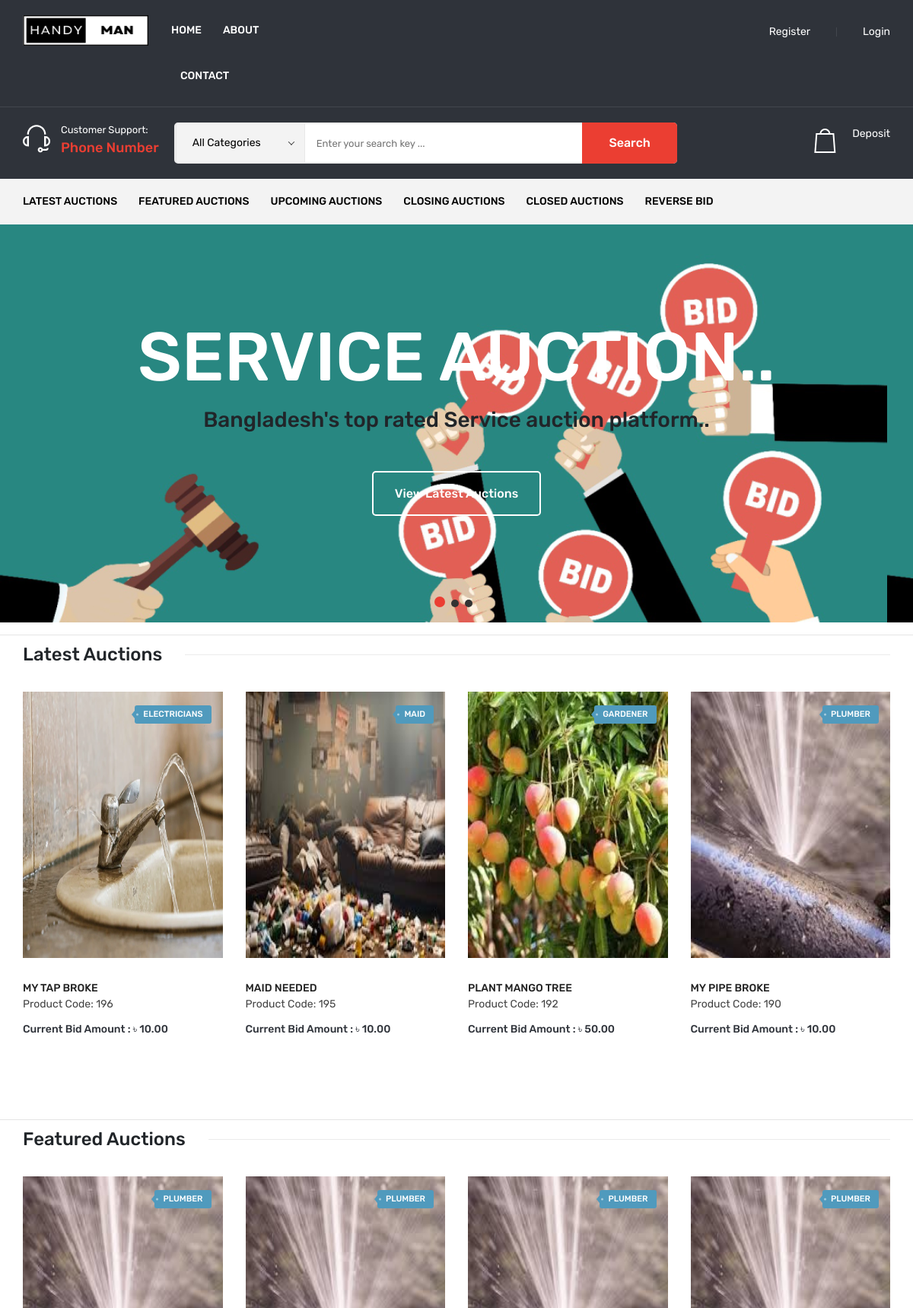
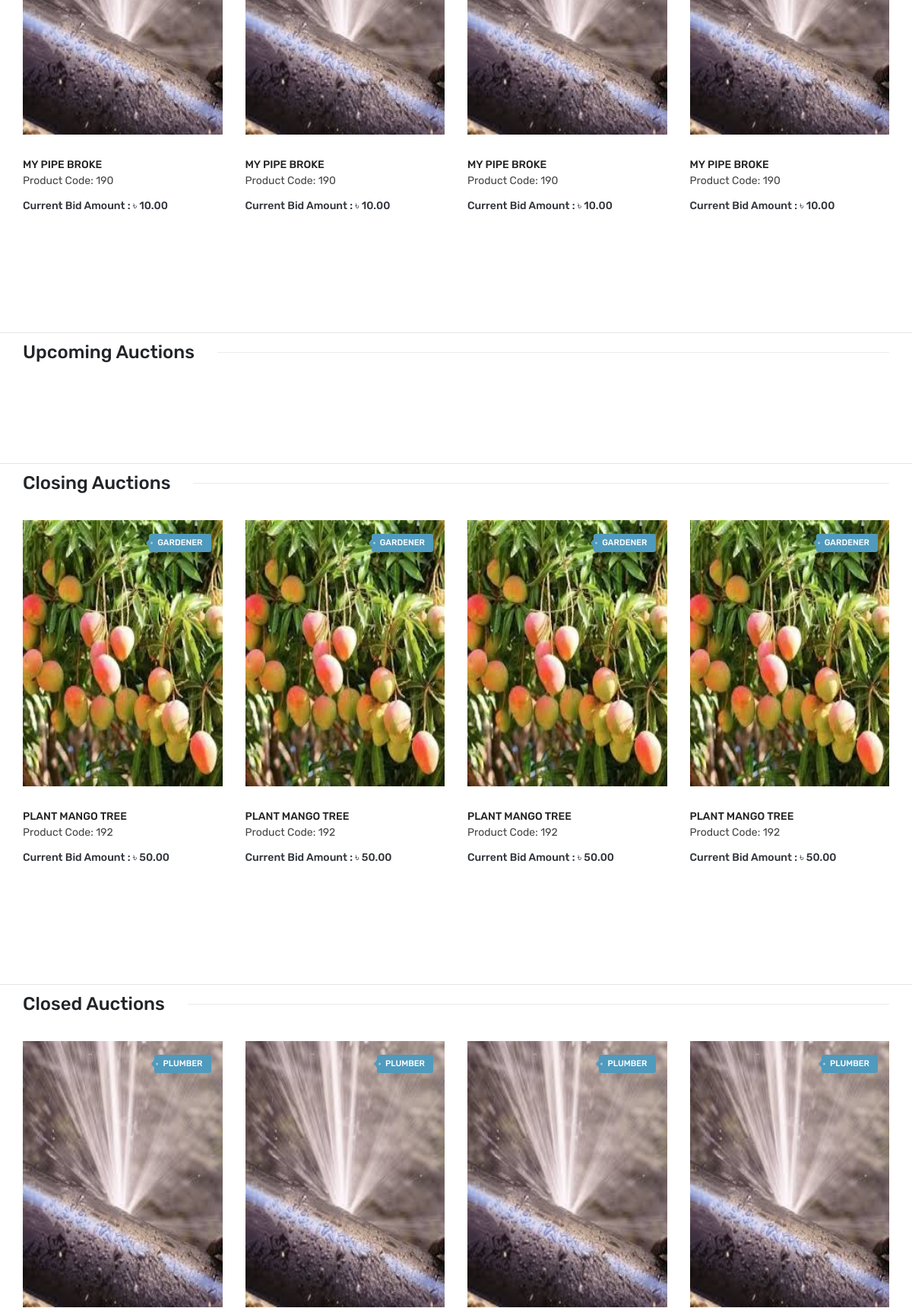
The page / (upper part) on the database its author committed (2 pictures, top to bottom).
### tables this page shows
CREATE TABLE `product` (
  `product_id` int(10) NOT NULL,
  `customer_id` int(10) NOT NULL,
  `product_name` varchar(50) NOT NULL,
  `category_id` int(10) NOT NULL,
  `product_description` text NOT NULL,
  `starting_bid` float(10,2) NOT NULL,
  `ending_bid` float(10,2) NOT NULL,
  `start_date_time` datetime NOT NULL,
  `end_date_time` datetime NOT NULL,
  `product_cost` float(10,2) NOT NULL,
  `product_image` text NOT NULL,
  `product_warranty` varchar(100) NOT NULL,
  `product_delivery` text NOT NULL,
  `company_name` varchar(100) NOT NULL,
  `status` varchar(10) NOT NULL
);

CREATE TABLE `category` (
  `category_id` int(10) NOT NULL,
  `category_name` varchar(50) NOT NULL,
  `category_icon` varchar(100) NOT NULL,
  `description` text NOT NULL,
  `status` varchar(10) NOT NULL
);

### index.php (the view, shortened to what this page needs)
<?php
include("header.php");
?>
<hr>
            <div class="product-area pb-95">
                <div class="container-fluid">
                    <div class="row">
                        <div class="col">
                            <div class="row">
                                <div class="col">
                                    <div class="section-title-3">
                                        <h2>Latest Auctions</h2>
                                    </div>
                                </div>
                            </div>
                            <div class="row">
                                <div class="col">
                                    <div class="tab-content">
                                        <div id="for-men" class="tab-pane active show" role="tabpanel">
                                            <div class="row">
                                                <div class="product-active-3 owl-carousel">
<?php
			$sqlproduct = "select product.*,category.category_name from product LEFT JOIN category on product.category_id=category.category_id WHERE product.status='Active' AND product.customer_id!='0' AND product.customer_id!='0' AND start_date_time<='$dttim' order by product.product_id DESC limit 0,4";
			$qsqlproduct = mysqli_query($con,$sqlproduct);
			while($rsproduct = mysqli_fetch_array($qsqlproduct))
			{
				$productimg = unserialize($rsproduct['product_image']);
				if(empty($productimg[0])){
					$imgname = "images/noimage.gif";
				} else if(file_exists("imgproduct/".$productimg[0])) {
					$imgname = "imgproduct/".$productimg[0];
				} else {
					$imgname = "images/noimage.gif";
				}
?>
<div class="col">
	<div class="single-product-wrap">
		<div class="product-image box"  style="height:350px;width:100%;">
			<a href="single.php?productid=<?php echo $rsproduct[0]; ?>">
				<img class="primary-image" src="<?php echo $imgname; ?>" alt=""  style="width:100%; height:100%">
			</a>
			<div class="label-product"><?php echo $rsproduct['category_name']; ?></div>
		</div>
		<div class="product_desc">
			<div class="product_desc_info">
				<h4><a class="product_name" href="single.php?productid=<?php echo $rsproduct[0]; ?>"><?php echo $rsproduct['product_name']; ?></a></h4>
		<div class="manufacturer"><a href="single.php?productid=<?php echo $rsproduct[0]; ?>">Product Code: <?php echo $rsproduct['product_id']; ?></a></div>
				<div class="price-box">
					<span class="new-price">Current Bid Amount : <?php echo $currencysymbol; ?><?php
					if($rsproduct['ending_bid'] > $rsproduct['starting_bid'])
					{
					echo $rsproduct['ending_bid'];
					}
					else
					{
					echo $rsproduct['starting_bid'];
					}
					?></span>
				</div>
			</div>
		</div>
	</div>
</div>
			<?php
			}
			?>
												</div>
                                            </div>
                                        </div>
									</div>
                                </div>
                            </div>
                        </div>
                    </div>
                </div>
            </div>
			<hr>
            <div class="product-area pb-95">
                <div class="container-fluid">
                    <div class="row">
                        <div class="col">
                            <div class="row">
                                <div class="col">
                                    <div class="section-title-3">
                                        <h2>Featured Auctions</h2>
                                    </div>
                                </div>
                            </div>
                            <div class="row">
                                <div class="col">
                                    <div class="tab-content">
                                        <div id="for-men" class="tab-pane active show" role="tabpanel">
                                            <div class="row">
                                                <div class="product-active-3 owl-carousel">
	?><?php
			$sqlproduct = "select product.*,category.category_name from product LEFT JOIN category on product.category_id=category.category_id WHERE product.status='Active' AND product.customer_id!='0' AND end_date_time<'$dttim' order by product.product_id ASC limit 0,4";
			$qsqlproduct = mysqli_query($con,$sqlproduct);
			while($rsproduct = mysqli_fetch_array($qsqlproduct))
			{
				$productimg = unserialize($rsproduct['product_image']);
				if(empty($productimg[0])){
					$imgname = "images/noimage.gif";
				} else if(file_exists("imgproduct/".$productimg[0])) {
					$imgname = "imgproduct/".$productimg[0];
				} else {
					$imgname = "images/noimage.gif";
				}
?>
<div class="col">
	<div class="single-product-wrap">
		<div class="product-image box"  style="height:350px;width:100%;">
			<a href="single.php?productid=<?php echo $rsproduct[0]; ?>">
				<img class="primary-image" src="<?php echo $imgname; ?>" alt=""  style="width:100%; height:100%">
			</a>
			<div class="label-product"><?php echo $rsproduct['category_name']; ?></div>
		</div>
		<div class="product_desc">
			<div class="product_desc_info">
				<h4><a class="product_name" href="single.php?productid=<?php echo $rsproduct[0]; ?>"><?php echo $rsproduct['product_name']; ?></a></h4>
		<div class="manufacturer"><a href="single.php?productid=<?php echo $rsproduct[0]; ?>">Product Code: <?php echo $rsproduct['product_id']; ?></a></div>
				<div class="price-box">
					<span class="new-price">Current Bid Amount : <?php echo $currencysymbol; ?><?php
					if($rsproduct['ending_bid'] > $rsproduct['starting_bid'])
					{
					echo $rsproduct['ending_bid'];
					}
					else
					{
					echo $rsproduct['starting_bid'];
					}
					?></span>
				</div>
			</div>
		</div>
	</div>
</div>
			<?php
			}
			?>
												</div>
                                            </div>
                                        </div>
									</div>
                                </div>
                            </div>
							</div>
                    </div>
                </div>
            </div>
            <hr>
            <div class="product-area pb-95">
                <div class="container-fluid">
                    <div class="row">
                        <div class="col">
                            <div class="row">
                                <div class="col">
                                    <div class="section-title-3">
                                        <h2>Upcoming Auctions</h2>
                                    </div>
                                </div>
                            </div>
                            <div class="row">
                                <div class="col">
                                </div>
                            </div>
						</div>
                    </div>
                </div>
            </div>
            <hr>
            <div class="product-area pb-95">
                <div class="container-fluid">
                    <div class="row">
                        <div class="col">
                            <div class="row">
                                <div class="col">
                                    <div class="section-title-3">
                                        <h2>Closing Auctions</h2>
                                    </div>
                                </div>
                            </div>
                            <div class="row">
                                <div class="col">
                                    <div class="tab-content">
                                        <div id="for-men" class="tab-pane active show" role="tabpanel">
                                            <div class="row">
                                                <div class="product-active-3 owl-carousel">
	?><?php
			$sqlproduct = "select product.*,category.category_name from product LEFT JOIN category on product.category_id=category.category_id WHERE product.status='Active' AND product.customer_id!='0'   AND product.end_date_time>'$dt $tim' AND product.end_date_time <'$dt 23:59:59'  order by product.product_id DESC limit 0,4";
			$qsqlproduct = mysqli_query($con,$sqlproduct);
			while($rsproduct = mysqli_fetch_array($qsqlproduct))
			{
				$productimg = unserialize($rsproduct['product_image']);
				if(empty($productimg[0])){
					$imgname = "images/noimage.gif";
				} else if(file_exists("imgproduct/".$productimg[0])) {
					$imgname = "imgproduct/".$productimg[0];
				} else {
					$imgname = "images/noimage.gif";
				}
?>
<div class="col">
	<div class="single-product-wrap">
		<div class="product-image box"  style="height:350px;width:100%;">
			<a href="single.php?productid=<?php echo $rsproduct[0]; ?>">
				<img class="primary-image" src="<?php echo $imgname; ?>" alt=""  style="width:100%; height:100%">
			</a>
			<div class="label-product"><?php echo $rsproduct['category_name']; ?></div>
		</div>
		<div class="product_desc">
			<div class="product_desc_info">
				<h4><a class="product_name" href="single.php?productid=<?php echo $rsproduct[0]; ?>"><?php echo $rsproduct['product_name']; ?></a></h4>
		<div class="manufacturer"><a href="single.php?productid=<?php echo $rsproduct[0]; ?>">Product Code: <?php echo $rsproduct['product_id']; ?></a></div>
				<div class="price-box">
					<span class="new-price">Current Bid Amount : <?php echo $currencysymbol; ?><?php
					if($rsproduct['ending_bid'] > $rsproduct['starting_bid'])
					{
					echo $rsproduct['ending_bid'];
					}
					else
					{
					echo $rsproduct['starting_bid'];
					}
					?></span>
				</div>
			</div>
		</div>
	</div>
</div>
			<?php
			}
			?>
												</div>
                                            </div>
                                        </div>
									</div>
                                </div>
                            </div>
					   </div>
                    </div>
                </div>
            </div>
            <hr>
            <div class="product-area pb-95">
                <div class="container-fluid">
                    <div class="row">
                        <div class="col">
                            <div class="row">
                                <div class="col">
                                    <div class="section-title-3">
                                        <h2>Closed Auctions</h2>
                                    </div>
                                </div>
                            </div>
                            <div class="row">
                                <div class="col">
                                    <div class="tab-content">
                                        <div id="for-men" class="tab-pane active show" role="tabpanel">
                                            <div class="row">
                                                <div class="product-active-3 owl-carousel">
	?><?php
			$sqlproduct = "select product.*,category.category_name from product LEFT JOIN category on product.category_id=category.category_id WHERE product.status='Active'  AND product.customer_id!='0' AND end_date_time<'$dt $tim' order by product.product_id DESC limit 0,4";
			$qsqlproduct = mysqli_query($con,$sqlproduct);
			while($rsproduct = mysqli_fetch_array($qsqlproduct))
			{
				$productimg = unserialize($rsproduct['product_image']);
				if(empty($productimg[0])){
					$imgname = "images/noimage.gif";
				} else if(file_exists("imgproduct/".$productimg[0])) {
					$imgname = "imgproduct/".$productimg[0];
				} else {
					$imgname = "images/noimage.gif";
				}
?>
<div class="col">
	<div class="single-product-wrap">
		<div class="product-image box"  style="height:350px;width:100%;">
			<a href="single.php?productid=<?php echo $rsproduct[0]; ?>">
				<img class="primary-image" src="<?php echo $imgname; ?>" alt=""  style="width:100%; height:100%">
			</a>
			<div class="label-product"><?php echo $rsproduct['category_name']; ?></div>
		</div>
	</div>
</div>
			<?php
			}
			?>
												</div>
                                            </div>
                                        </div>
									</div>
                                </div>
                            </div>
					   </div>
                    </div>
                </div>
            </div>
<br><br><br>
<?php
include("footer.php");
?>

### css/responsive.css (style rules this page uses)
@media (min-width: 1200px) and (max-width: 1399px) { .container-fluid { max-width: 1724px; padding-left: 30px; padding-right: 30px; } }

### rows shown on the page
product: shows a picture, category.category_name "ELECTRICIANS", product_name "MY TAP BROKE", product_id "196", starting_bid "10.00"
product: shows a picture, category.category_name "MAID", product_name "MAID NEEDED", product_id "195", starting_bid "10.00"
product: shows a picture, category.category_name "GARDENER", product_name "PLANT MANGO TREE", product_id "192", ending_bid "50.00"
product: shows a picture, category.category_name "PLUMBER", product_name "MY PIPE BROKE", product_id "190", starting_bid "10.00"
